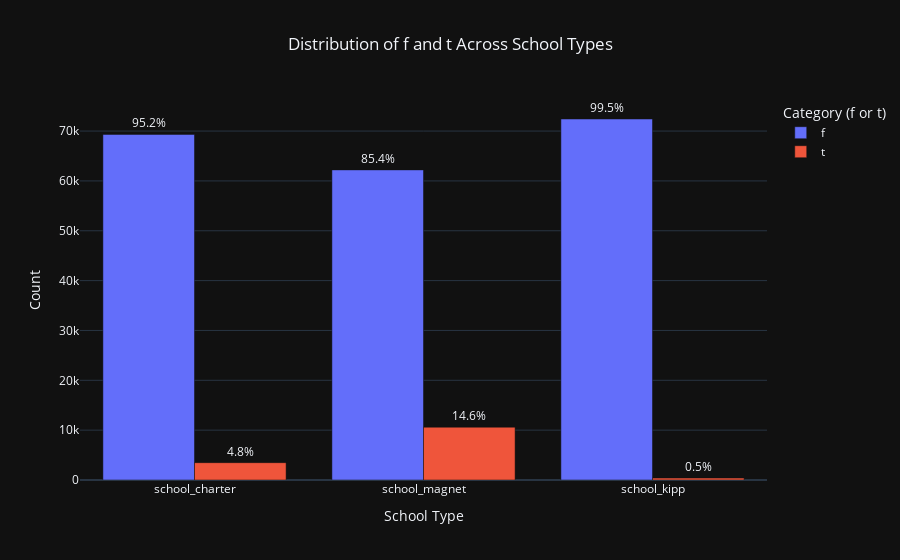

Notebook code for this chart:
### Code cell
school_variables = ['school_charter', 'school_magnet', 'school_kipp']
data = []

for variable in school_variables:
    counts = projects_ny[variable].value_counts(normalize=False).reset_index() 
    counts['Percentage'] = (projects_ny[variable].value_counts(normalize=True) * 100).values
    counts.columns = ['Category', 'Count', 'Percentage']
    counts['School Type'] = variable
    data.append(counts)

school_df = pd.concat(data, ignore_index=True)

fig = px.bar(
    school_df,
    x='School Type',
    y='Count',
    color='Category',
    barmode='group',
    text='Percentage', 
    title='Distribution of f and t Across School Types',
    labels={'School Type': 'School Type', 'Count': 'Count', 'Category': 'Category (f or t)'}
)

fig.update_traces(texttemplate='%{text:.1f}%', textposition='outside') 
fig.update_layout(template='plotly_dark', title=dict(x=0.5))

fig.show()

### Figure 1 — Plotly figure (JSON) as saved in the notebook; plotly's stock layout.template omitted (floating-point values rounded to 4 significant figures)
{"data": [{"alignmentgroup": "True", "hovertemplate": "Category (f or t)=f<br>School Type=%{x}<br>Count=%{y}<br>Percentage=%{text}<extra></extra>", "legendgroup": "f", "marker": {"color": "#636efa", "pattern": {"shape": ""}}, "name": "f", "offsetgroup": "f", "orientation": "v", "showlegend": true, "text": [95.22, 85.45, 99.47], "textposition": "outside", "texttemplate": "%{text:.1f}%", "type": "bar", "x": ["school_charter", "school_magnet", "school_kipp"], "xaxis": "x", "y": [69332, 62214, 72422], "yaxis": "y"}, {"alignmentgroup": "True", "hovertemplate": "Category (f or t)=t<br>School Type=%{x}<br>Count=%{y}<br>Percentage=%{text}<extra></extra>", "legendgroup": "t", "marker": {"color": "#EF553B", "pattern": {"shape": ""}}, "name": "t", "offsetgroup": "t", "orientation": "v", "showlegend": true, "text": [4.777, 14.55, 0.5329], "textposition": "outside", "texttemplate": "%{text:.1f}%", "type": "bar", "x": ["school_charter", "school_magnet", "school_kipp"], "xaxis": "x", "y": [3478, 10596, 388], "yaxis": "y"}], "layout": {"barmode": "group", "legend": {"title": {"text": "Category (f or t)"}, "tracegroupgap": 0}, "title": {"text": "Distribution of f and t Across School Types", "x": 0.5}, "xaxis": {"anchor": "y", "domain": [0, 1], "title": {"text": "School Type"}}, "yaxis": {"anchor": "x", "domain": [0, 1], "title": {"text": "Count"}}}}
